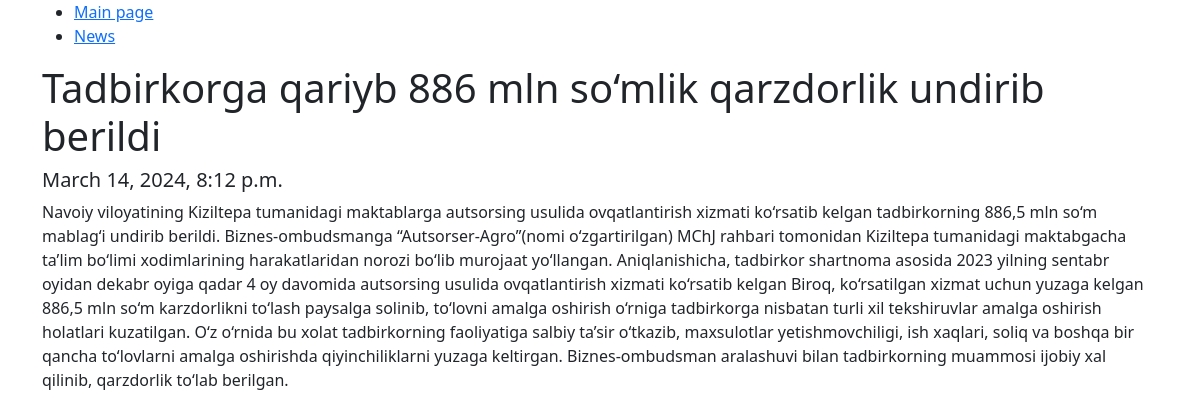
Page /news/5/ on the committed database.
### app_news/models.py (models this page shows, shortened)
class News(models.Model):
    news_title = models.CharField(max_length=255, verbose_name='News title')
    news_txt = models.TextField(verbose_name='News content')
    news_date = models.DateTimeField(verbose_name='News inserted time', auto_now_add=True)
    news_category = models.ForeignKey(Category, on_delete=models.CASCADE, verbose_name='', null=True)
    views_count = models.IntegerField(verbose_name='Views count', default=0)
    class Meta:
        verbose_name = 'News'
        db_table = 'news' # app_news_news
        verbose_name_plural = 'News'
        ordering = ['id']

### app_news/views.py (the view)
# urls.py: path('<int:pk>/', news_detail, name='news_detail'),
def news_detail(request, pk):
    news = News.objects.get(id=pk)
    return render(request, 'news/news_detail.html', {'news': news})

### templates/news/news_detail.html (shortened to what this page needs)
{% extends 'base.html' %}
{% block content %}
	<h1>{{ news.news_title }}</h1>
    <h5>{{ news.news_date }}</h5>
    <p>{{ news.news_txt }}</p>
{% endblock %}

### rows in the picture
News: news_title "Tadbirkorga qariyb 886 mln so‘mlik qarzdorlik undirib berildi", news_date "March 14, 2024, 8:12 p.m.", news_txt "Navoiy viloyatining Kiziltepa tumanidagi maktablarga autsorsing usulida ovqatlantirish xizmati ko‘rsatib kelgan tadbirkorning 886,5 mln so‘m mablag‘i undirib berildi. Biznes-ombudsmanga “Autsorser-Agro”(nomi o‘zgartirilgan) MChJ rahbari tomonidan Kiziltepa tumanidagi maktabgacha ta’lim bo‘limi xodimlarining harakatlaridan norozi bo‘lib murojaat yo‘llangan. Aniqlanishicha, tadbirkor shartnoma asosida 2023 yilning sentabr oyidan dekabr oyiga qadar 4 oy davomida autsorsing usulida ovqatlantirish xizmati ko‘rsatib kelgan Biroq, ko‘rsatilgan xizmat uchun yuzaga kelgan 886,5 mln so‘m karzdorlikni to‘lash paysalga solinib, to‘lovni amalga oshirish o‘rniga tadbirkorga nisbatan turli xil…"
